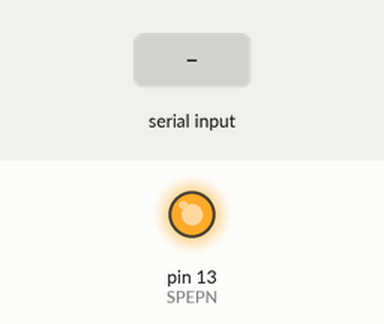
Simulated run of this sketch. Board: Arduino Uno, built with avr-gcc and run on an emulated ATmega328P. Parts: output pins drawn as LEDs (lit = HIGH). The test bench sets the inputs (shaded band).

Above: at 1.2 s.
1.3 s: "0" received over Serial
At 2.1 s:
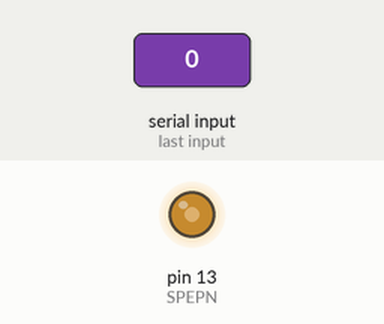
2.8 s: "1" received over Serial
At 3.2 s:
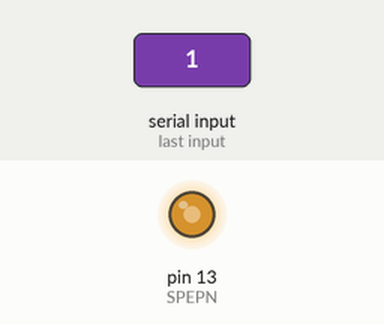
Timing chart, 0 to 5.8 s (numbered marks = the images above; inputs shaded):
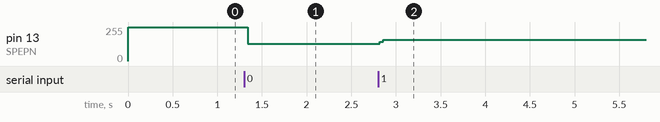

The sketch:

Delta_Sigma_Speaking.ino
```cpp
#include <stdlib.h>

// Initial Define
#define SPEPN 13
#define INFS 115200

// Calculate delay time
#define DTIME 1/(INFS*0.000001)

// Initalization
int inbuf=0;
char binbuf[8];
int i;

// Arduino setup
void setup(){
  pinMode(SPEPN, OUTPUT);
  Serial.begin(INFS);
}

void loop(){
  if (Serial.available()>0)
  {
    inbuf = Serial.read();
    itoa(inbuf,binbuf,2);
  }
  for (i=1;i<8;i++){
    if (binbuf[i]=='0'){
      digitalWrite(SPEPN,LOW);
      delayMicroseconds(DTIME);
    }
    else{
      digitalWrite(SPEPN,HIGH);
      delayMicroseconds(DTIME);
    }
  }
}
```

Measured:
- after the input at 1.3 s, pin 13 (SPEPN): 255/255 → 128/255 at once
- after the input at 2.8 s, pin 13 (SPEPN): 128/255 → 160/255 at once
